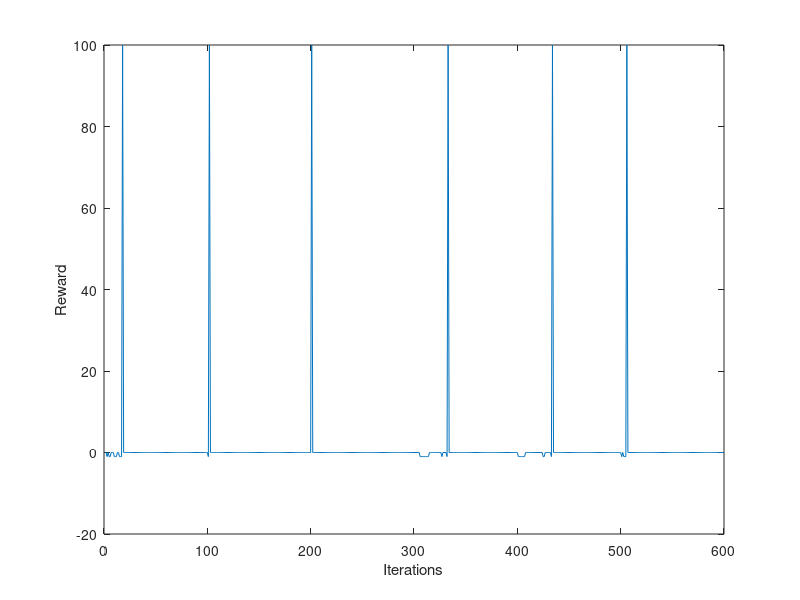

MATLAB code to generate this figure:
% Name: hw3.m
% Author: Jazel A. Suguitan
% Last Modified: Oct. 30, 2021

clc,clear
close all

% Q Learning (Off-Policy Control)

% ========================== TRAINING =========================

alpha = 0.8;    %initialize learning rate (WHAT TO SET???)
gamma = 0.2; %WHAT TO SET???
grid_size = 5;
%[X,Y] = meshgrid(grid_size);
grid = zeros(grid_size);
num_states = grid_size * grid_size;
S = 1:num_states;
num_actions = 4;
A = 1:num_actions; % 1-up, 2-down, 3-right, 4-left
num_eps = 6;
num_its = 100;
delta_t_update = 0.008;
%T = 0:delta_t_update:7; % Set simulation time
%Q = cell(num_states, num_actions);   % create initial Q-table  zeros(num_states, 4)
Q = randi([1,10], num_states, num_actions); %zeros(num_states, num_actions);
Q(25, :) = 0;
%s_ = cell(size(T), num_its);
%a_ = cell(size(T,1), num_its);
Q_eps = cell(num_eps, 1);
starts = randi([1,num_states], num_eps, num_its);   %create random start positions, store in num_eps x num_its matrix
%goals = randi([1,num_states], num_eps, num_its);    %create random goal positions
goal = 25;

rewards = zeros(num_eps * num_its, 1);
s_next_record = zeros(num_eps * num_its, 1);

totalits = 0;

for episode = 1:num_eps
    %t = episode    %extra variable t to make Q equation look cleaner
    %s_t = 1;    %place robot in upper left cell of grid
    s_t = starts(episode, 1);
    %a_t = 3;    %arbitrary initial action
    for iteration = 1:num_its
        %k = iteration  % extra variable k to make Q equation look cleaner
        %find max reward in row of Q-table corresponding with current state
        totalits = totalits + 1;
        [maxReward, max_actions] = max(Q(s_t,:));
        
        %select random a_next if there are multiple maximums
        pos = length(max_actions);
        a_next = max_actions(pos);
        
        %take action
        if a_next == 1  %up
            if s_t >= 1 && s_t <= grid_size %robot is currently in top row of grid
                %do not move out of grid. do nothing
                s_next = s_t;
            else %robot is able to move up
                s_next = s_t - grid_size;
            end
        elseif a_next == 2  %down
            if s_t <= num_states && s_t > num_states - grid_size %robot is currently in bottom row of grid
                %do not move out of grid. do nothing
                s_next = s_t;
            else %robot is able to move down
                s_next = s_t + grid_size;
            end
        elseif a_next == 3 %right
            if mod(s_t, grid_size) == 0 %robot is currently in rightmost column of grid
                %do not move out of grid. do nothing
                s_next = s_t;
            else %robot is able to move right
                s_next = s_t + 1;
            end
        else   %left
            if mod(s_t, grid_size) == 1 %robot is currently in leftmost column of grid
                %do not move out of grid. do nothing
                s_next = s_t;
            else % robot is able to move left
                s_next = s_t - 1;
            end
        end
        
        s_next_record(totalits) = s_next;
        
        %assign reward from new state after taken action
        if s_next == goal %goals(episode,iteration)
           %robot reached goal
           r = 100;
        elseif (s_next >= 1 && s_next <= grid_size) || (mod(s_next, grid_size) == 0) || (mod(s_next, grid_size) == 1)
            %robot now in border cell
            r = -1;
        else
            %all other actions
            r = 0;
        end
        
        %get max reward of new state from Q-table
        newMax = max(Q(s_next,:));
        
        %update Q table
        Q(s_t,a_next) = Q(s_t,a_next) + alpha * (r + gamma*newMax - Q(s_t,a_next));
        %FROM SLIDES: Q (s_{t}, a_{t})(k) = Q(s_{t}, a_{t})(k-1) + alpha [ r_{t+1} + gamma * Q(s_{t+1}, a_{t+1})(k-1)- Q(s_{t}, a_{t})(k-1)]
        
        %update current state variable
        s_t = s_next;
        
        %update reward array (for plot)
        rewards(((episode-1)*num_its) + iteration) = r;
        if (r == 100)
            iteration = num_its; %end the episode if terminal state was reached - DOES IT WORK??
            break
        end
    end
    Q_eps{episode} = Q;
end

Final_Q_Table = Q_eps{num_eps}

plot(rewards)
xlabel('Iterations');
ylabel('Reward');